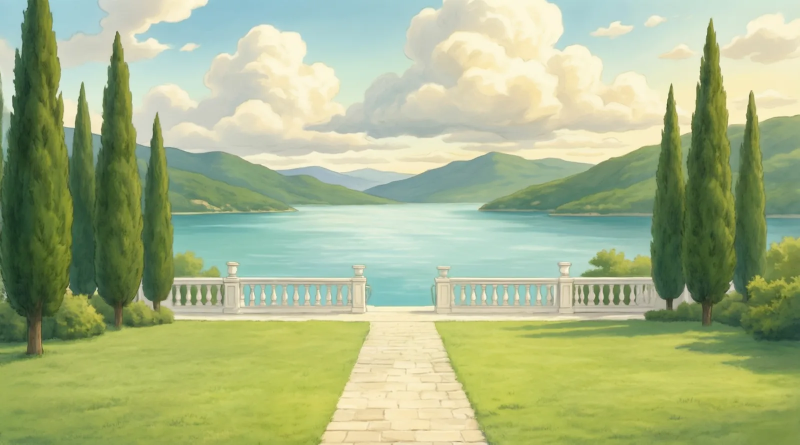
#> input picture game/lab/xuong/anh/nen-ho.webp, 1600 x 889 px, found by its file name (shown at 1/2 size)
$ python khung_ma.py
#> lines starting #> are read from the running program, lines starting #| are printed output that depends on the picture
# Thử vẽ khung cổng kim loại đơn giản bằng mã (0 lượt), ngày 25/11: thay tấm T1 (khung lục giác trần) nếu trông đủ giống tranh vẽ tay.
# Vẽ ở 4× rồi thu nhỏ: ống kim loại = viền mực + màu nền + vệt sáng + vệt tối, đường hơi rung tay, phủ vân giấy; chân đế và bóng chạm đất.
# Đặt vào nền trống Vườn Hồ bằng đúng thước phối cảnh của game (1 m ở chân Y% = 0,307·(Y − 44)% chiều cao khung).
# Chạy: python3 khung_ma.py <nen-ho.webp 1600×889> <cong-tron.webp (hình rời cổng tròn vẽ tay)>   → khung-ma.jpg
import sys, math
import numpy as np
from PIL import Image, ImageDraw, ImageFilter, ImageFont

W, H = 1600, 889                      # cỡ nền trống trong bản chơi (ảnh nền đọc ở phần chạy, để tệp này nhập được từ tệp khác)
X, Y = 50.3, 78.6                      # điểm neo cổng ở Vườn Hồ (% khung)
MET = 0.307 * (Y - 44) / 100 * H       # số px của 1 m ở chân cổng
S = 4                                  # vẽ ở 4×

MAU = {  # (viền mực, tối, nền, sáng)
    'đen mờ': ((22, 20, 22), (30, 29, 32), (58, 56, 60), (122, 120, 126)),
    'vàng đồng': ((104, 74, 36), (156, 116, 54), (206, 168, 92), (246, 224, 160)),
    'trắng': ((120, 112, 100), (198, 194, 186), (236, 234, 228), (255, 255, 252)),
    'gỗ': ((74, 48, 28), (128, 86, 52), (172, 124, 80), (212, 170, 120)),
}
rng = np.random.RandomState(7)


def rung(pts, bien):
    """Đường hơi rung như nét tay: chia nhỏ rồi cộng nhiễu tần số thấp (biên độ theo px ở cỡ cuối)."""
    out = []
    for (x0, y0), (x1, y1) in zip(pts[:-1], pts[1:]):
        n = max(2, int(math.hypot(x1 - x0, y1 - y0) / (6 * S)))
        for t in np.linspace(0, 1, n, endpoint=False):
            out.append((x0 + (x1 - x0) * t, y0 + (y1 - y0) * t))
    out.append(pts[-1])
    out = np.array(out); k = len(out)
    nz = np.convolve(rng.randn(k + 8), np.ones(9) / 9, 'same')[4:4 + k] * bien * S
    d = np.gradient(out, axis=0); nrm = np.stack([-d[:, 1], d[:, 0]], 1); nrm /= np.maximum(np.linalg.norm(nrm, axis=1, keepdims=True), 1e-6)
    return [tuple(p) for p in out + nrm * nz[:, None]]


def ong(d, pts, rong, mau, sang_huong=(-0.6, -0.8)):
    """Một ống kim loại: 4 nét chồng nhau. sang_huong: hướng ánh sáng (sáng ở phía trên trái)."""
    vien, toi, nen, sang = mau
    p = rung(pts, 0.35)
    d.line(p, fill=vien + (235,), width=int((rong + 1.6) * S), joint='curve')
    d.line(p, fill=nen + (255,), width=int(rong * S), joint='curve')
    q = np.array(p); dd = np.gradient(q, axis=0); nrm = np.stack([-dd[:, 1], dd[:, 0]], 1); nrm /= np.maximum(np.linalg.norm(nrm, axis=1, keepdims=True), 1e-6)
    huong = np.sign((nrm * np.array(sang_huong)).sum(1, keepdims=True) + 1e-6)
    d.line([tuple(v) for v in q + nrm * huong * rong * 0.26 * S], fill=sang + (210,), width=max(1, int(rong * 0.28 * S)), joint='curve')
    d.line([tuple(v) for v in q - nrm * huong * rong * 0.28 * S], fill=toi + (200,), width=max(1, int(rong * 0.3 * S)), joint='curve')


def khung(hinh, mau, cao_m=2.35):
    """Trả (ảnh RGBA cỡ thật, điểm neo x, y = giữa chân đế) của khung đứng ở mặt đất."""
    r_ong = 0.05 * MET                                  # ống 5 cm
    if hinh == 'lục giác':
        R = 1.45; dinh = [(R * math.cos(math.radians(a)), R * math.sin(math.radians(a)) + R * 0.866 + 0.12) for a in (0, 60, 120, 180, 240, 300, 360)]
    elif hinh == 'tròn':
        R = 1.45; dinh = [(R * math.cos(t), R * math.sin(t) + R + 0.12) for t in np.linspace(0, 2 * math.pi, 73)]   # cỡ như cổng tròn vẽ tay
    elif hinh == 'tam giác':
        dinh = [(-1.35, 0.12), (0, 2.6), (1.35, 0.12), (-1.35, 0.12)]
    elif hinh == 'vòm':          # hai cột và nửa vòng tròn
        R = 1.2; dinh = [(-R, 0.12)] + [(R * math.cos(t), 1.4 + R * math.sin(t)) for t in np.linspace(math.pi, 0, 37)] + [(R, 0.12)]
    elif hinh == 'vòm nhọn':     # vòm kiểu nhà thờ: hai cung gặp nhau ở đỉnh
        R = 1.9; c = 0.75; dinh = [(-1.15, 0.12)] + [(-1.15 + R - R * math.cos(t), 1.5 + R * math.sin(t)) for t in np.linspace(0, math.acos(c / R + 0.0), 18)]
        dinh += [(-x, y) for x, y in reversed(dinh[1:])] + [(1.15, 0.12)]
    elif hinh == 'chữ nhật':     # cột và xà, xà nhô ra hai đầu
        dinh = [(-1.2, 0.12), (-1.2, 2.45), (1.2, 2.45), (1.2, 0.12)]
    cao = max(y for _, y in dinh) + 0.3; rong = 2 * max(abs(x) for x, _ in dinh) + 0.9
    w, h = int(rong * MET * S), int(cao * MET * S)
    im = Image.new('RGBA', (w, h), (0, 0, 0, 0)); d = ImageDraw.Draw(im)
    P = lambda x, y: (w / 2 + x * MET * S, h - (y + 0.08) * MET * S)
    # bóng chạm đất: hai vệt mờ dưới chân
    bong = Image.new('L', (w, h), 0); db = ImageDraw.Draw(bong)
    day = min(y for _, y in dinh); thap = [p for p in dinh if p[1] < day + 0.02]
    chan = [min(thap), max(thap)] if hinh != 'tròn' else [(0, day)]   # khung tròn đứng trên một chân đế ở giữa
    for x, _ in chan:
        cx, cy = P(x, 0); db.ellipse((cx - 0.38 * MET * S, cy - 0.06 * MET * S, cx + 0.38 * MET * S, cy + 0.07 * MET * S), fill=150)
    bong = bong.filter(ImageFilter.GaussianBlur(0.05 * MET * S))
    lop_b = Image.new('RGBA', (w, h), (22, 40, 22, 0)); lop_b.putalpha(bong.point(lambda v: int(v * 0.55)))
    im.alpha_composite(lop_b)
    # chân đế: tấm phẳng hình thang (nhìn hơi từ trên)
    for x, _ in chan:
        a, b_ = P(x - 0.3, 0.0), P(x + 0.3, 0.0)
        top = [(a[0] + 0.05 * MET * S, a[1] - 0.07 * MET * S), (b_[0] - 0.05 * MET * S, b_[1] - 0.07 * MET * S)]
        d.polygon([a, b_, top[1], top[0]], fill=mau[2] + (255,), outline=mau[0] + (235,), width=int(1.3 * S))
        d.line([top[0], top[1]], fill=mau[3] + (200,), width=int(0.8 * S))
        # cột nối chân đế với khung
        ong(d, [P(x, 0.04), P(x, 0.12)], r_ong, mau)
    ong(d, [P(*p) for p in dinh], r_ong * (2.6 if hinh == 'chữ nhật' else 1), mau)
    if hinh == 'chữ nhật': ong(d, [P(-1.5, 2.5), P(1.5, 2.5)], r_ong * 2.8, mau)   # xà gỗ đặt trên đầu cột, nhô ra hai bên
    for p in (dinh[:-1] if hinh in ('lục giác', 'tam giác') else []):     # khớp nối ở đỉnh
        cx, cy = P(*p); rr = r_ong * 0.85 * S
        d.ellipse((cx - rr, cy - rr, cx + rr, cy + rr), fill=mau[2] + (255,), outline=mau[0] + (235,), width=int(1.2 * S))
    im = im.resize((w // S, h // S), Image.LANCZOS)
    # vân giấy: nhiễu mịn nhân vào phần đã vẽ
    a = np.asarray(im).astype(np.float32)
    nz = np.asarray(Image.fromarray((rng.rand(a.shape[0], a.shape[1]) * 255).astype('uint8')).filter(ImageFilter.GaussianBlur(0.8))).astype(np.float32) / 255
    a[..., :3] *= (0.94 + 0.12 * nz)[..., None]
    return Image.fromarray(np.clip(a, 0, 255).astype('uint8')), w // S / 2, h // S - 0.08 * MET


def dat(nen, hinh_anh, ax_px, ay_px):
    out = nen.convert('RGBA'); x = int(X / 100 * W - ax_px); y = int(Y / 100 * H - ay_px)
    out.alpha_composite(hinh_anh, (x, y)); return out.convert('RGB')


if __name__ == '__main__':
    NEN = Image.open(sys.argv[1] if len(sys.argv) > 1 else 'nen-ho.webp').convert('RGB')
#> NEN is the input picture: PIL image 1600x889 RGB; mean R, G, B 166.9, 181.3, 136.3
    CONG = Image.open(sys.argv[2] if len(sys.argv) > 2 else 'cong-tron.webp').convert('RGBA')
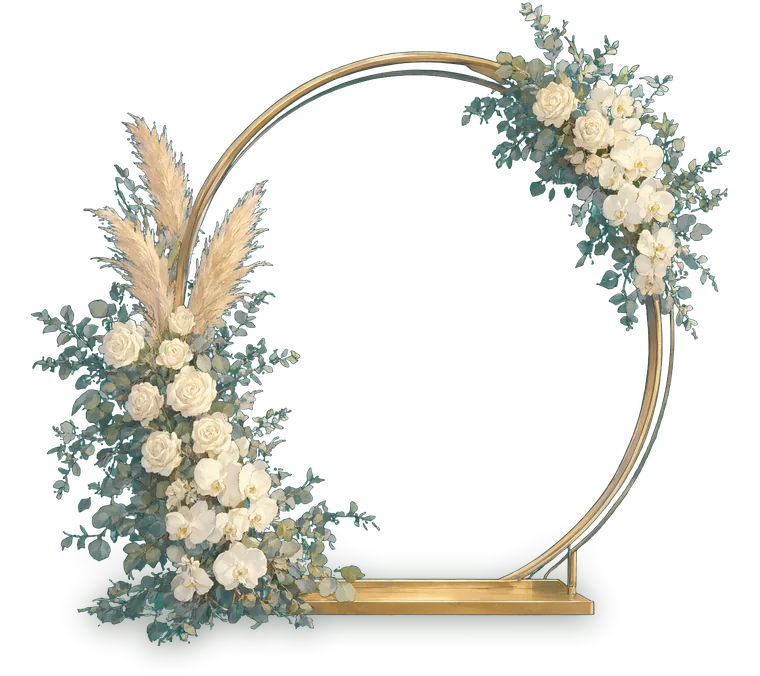
#> input picture game/lab/xuong/anh/tt/cong-tron.webp, 760 x 676 px, found by its file name
#> CONG is the input picture: PIL image 760x676 RGBA; mean R, G, B, A 62.1, 76.9, 58.9, 67.6
    assert NEN.size == (W, H)
    # cổng tròn vẽ tay, đặt theo số đo TT trong bản chơi
    cw, ch, pxm, axr, ayr = 760, 676, 180.17, 0.5571, 0.9088
    cao = 0.307 * (ch / pxm) * (Y - 44) / 100 * H; rg = cao * cw / ch
    c = CONG.resize((round(rg), round(cao)), Image.LANCZOS)
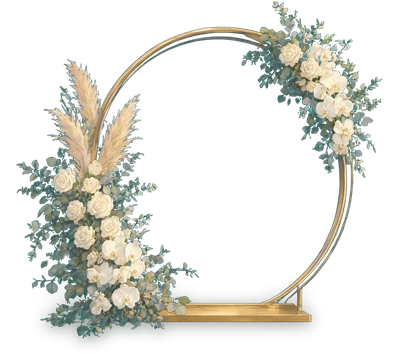
#> c: PIL image 398x354 RGBA; mean R, G, B, A 46.8, 49.1, 41.5, 67.5; transparent parts drawn white
    o = NEN.convert('RGBA'); o.alpha_composite(c, (round(X / 100 * W - axr * rg), round(Y / 100 * H - ayr * cao)))
#> after `o.alpha_composite(c, (round(X / 100 * W - axr * rg), round(Y / 100 * H`:
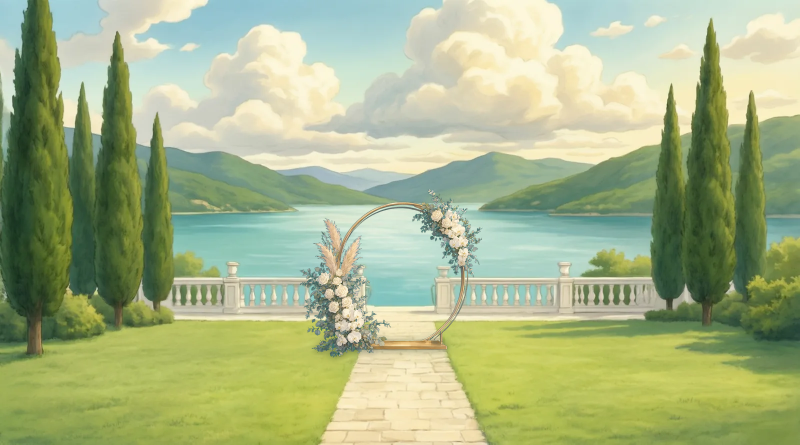
#> o: PIL image 1600x889 RGBA (shown at 1/2 size); mean R, G, B, A 165.8, 179.8, 135.1, 255
    bang = [('Cổng tròn vẽ tay (tấm 2, có hoa)', o.convert('RGB'))]
    for ten, hinh, mau in [('Mã: khung lục giác đen mờ (thay T1)', 'lục giác', 'đen mờ'), ('Mã: khung tròn vàng đồng', 'tròn', 'vàng đồng'),
                           ('Mã: khung tam giác trắng', 'tam giác', 'trắng'), ('Mã: vòm cong trắng', 'vòm', 'trắng'),
                           ('Mã: vòm nhọn kiểu nhà thờ, vàng đồng', 'vòm nhọn', 'vàng đồng'), ('Mã: khung chữ nhật gỗ (cột và xà)', 'chữ nhật', 'gỗ')]:
        k, ax_, ay_ = khung(hinh, MAU[mau]); bang.append((ten, dat(NEN, k, ax_, ay_)))
#> this loop made 6 passes
#> (ax_, ay_) on passes 1, 3, 6: (179, 268.4), (169.5, 265.4), (155.5, 251.4)
#> (k, ax_, ay_) on passes 2, 4, 5: (145, 179, 305.4), (113, 155.5, 265.4), (113, 151, 326.4)
#> pass 1, in khung, `bong = bong.filter(ImageFilter.GaussianBlur(0.05 * MET * S))`:
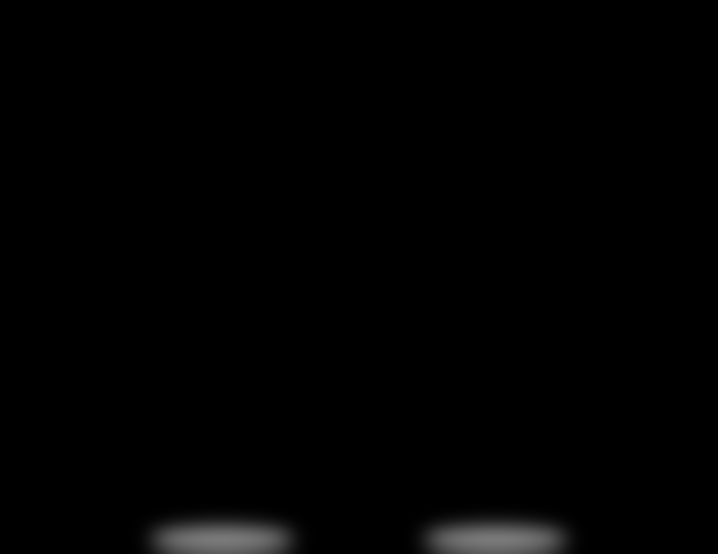
#> bong: PIL image 1435x1107 L (shown at 1/2 size); min 0, max 121, mean 2
#> after the loop, bang = 7 items
    hop = (int(W * 0.25), int(H * 0.3), int(W * 0.75), int(H * 0.86))
    tw, th = hop[2] - hop[0], hop[3] - hop[1]
    font = ImageFont.truetype('/usr/share/fonts/truetype/dejavu/DejaVuSans.ttf', 20)
    G = Image.new('RGB', (tw * 2 + 30, (th + 36) * ((len(bang) + 1) // 2) + 20), (236, 240, 228)); dg = ImageDraw.Draw(G)
#> after `G = Image.new('RGB', (tw * 2 + 30, (th + 36) * ((len(bang) + 1) // 2) `:
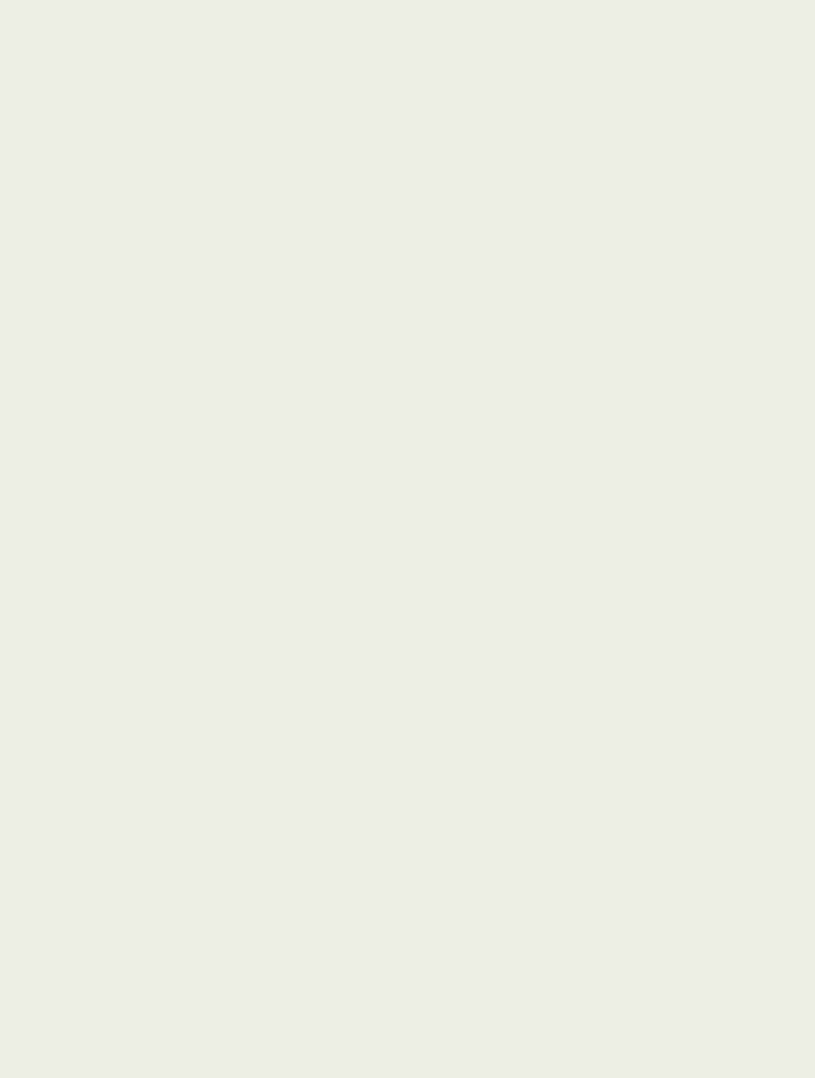
#> G: PIL image 1630x2156 RGB (shown at 1/2 size); mean R, G, B 236, 240, 228
    for i, (ten, im) in enumerate(bang):
        x0 = 10 + (i % 2) * (tw + 10); y0 = 10 + (i // 2) * (th + 36)
        G.paste(im.crop(hop), (x0, y0 + 30)); dg.text((x0 + 4, y0 + 4), ten, fill=(18, 38, 28), font=font)
#> this loop made 7 passes
#> (ten, x0, y0) on passes 1 to 7: ('Cổng tròn vẽ tay (tấm 2, có hoa)', 10, 10), ('Mã: khung lục giác đen mờ (thay T1)', 820, 10), ('Mã: khung tròn vàng đồng', 10, 544), ('Mã: khung tam giác trắng', 820, 544), ('Mã: vòm cong trắng', 10, 1078), ('Mã: vòm nhọn kiểu nhà thờ, vàng đồng', 820, 1078), ('Mã: khung chữ nhật gỗ (cột và xà)', 10, 1612)
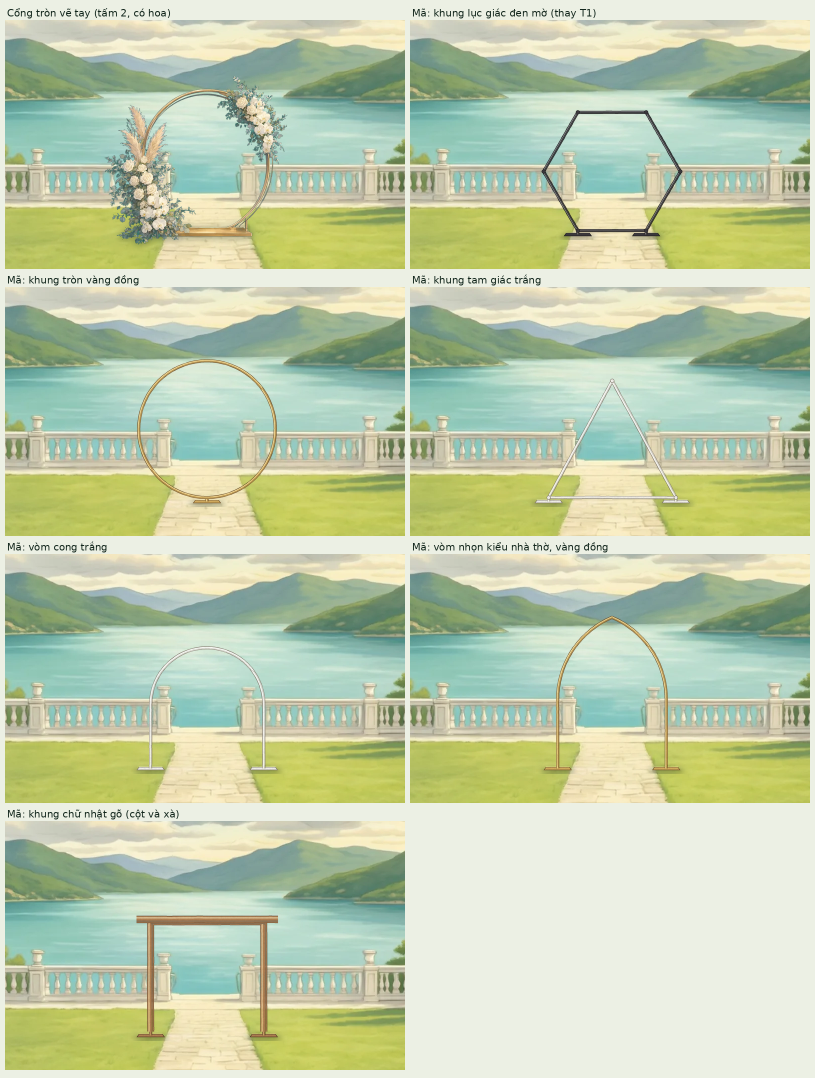
#> G: PIL image 1630x2156 RGB (shown at 1/2 size); mean R, G, B 191.4, 205.4, 172.2
    G.save('khung-ma.jpg', quality=88)
    print('xong', G.size, '1 m =', round(MET, 1), 'px')
#| xong (1630, 2156) 1 m = 94.4 px
